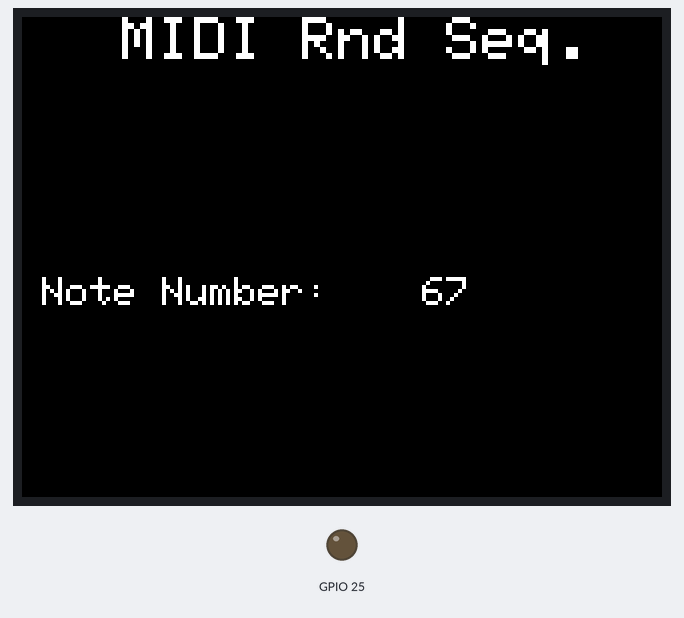
Bench run of a sketch on a simulated ESP32. On the bench: 320×240 colour display, output pins drawn as LEDs (lit = HIGH). MIDI output is not drawn; random numbers use the default seed unless the sketch sets one.

Above: at 1.69 s.
At 6.85 s:
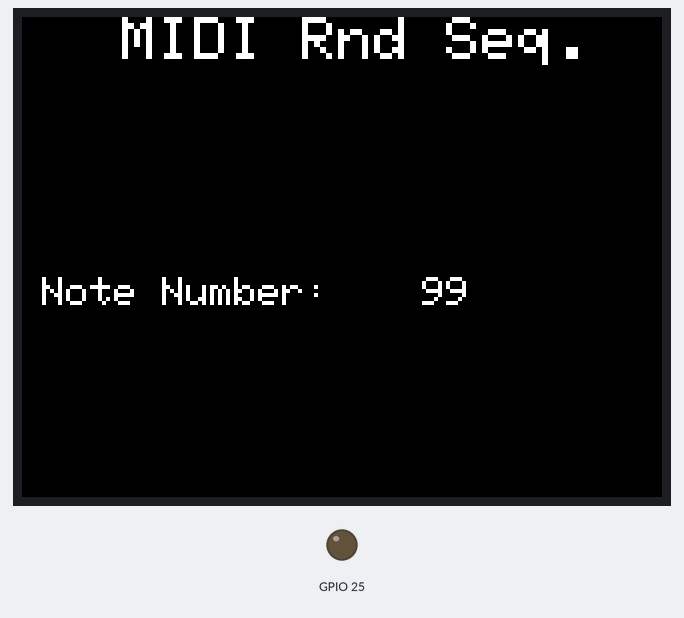
At 12.12 s:
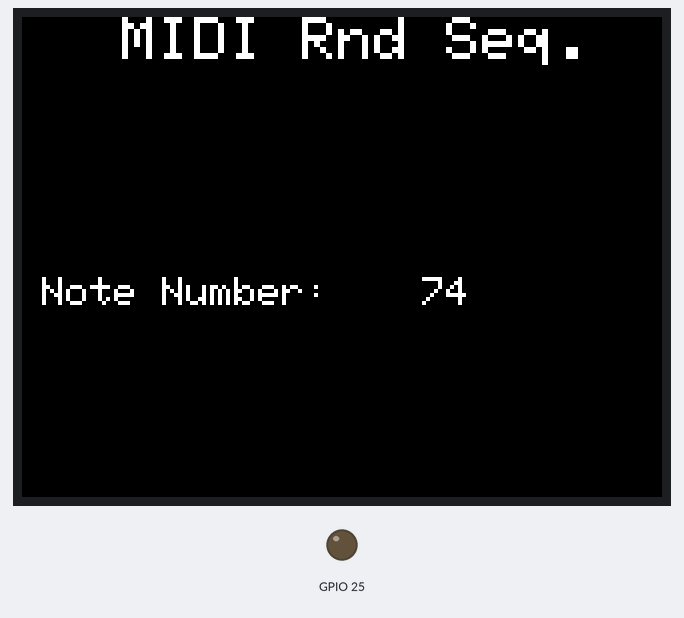
At 18.09 s:
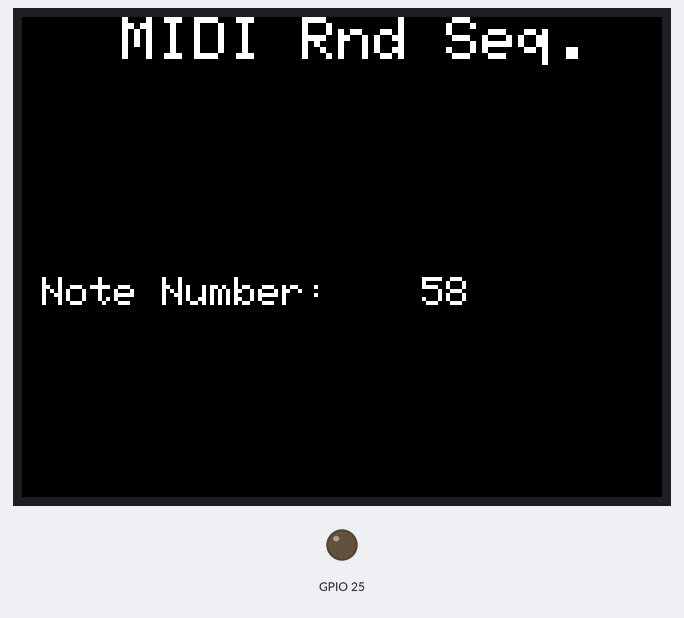
At 24.53 s:
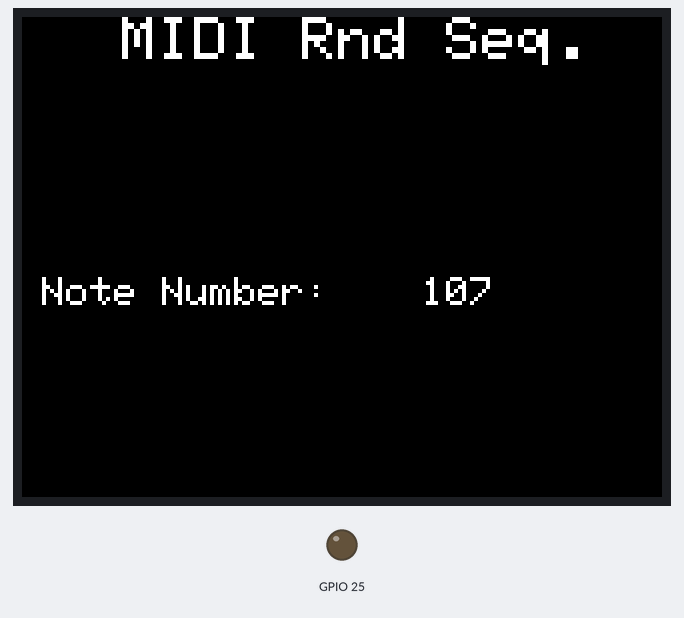
At 39.51 s:
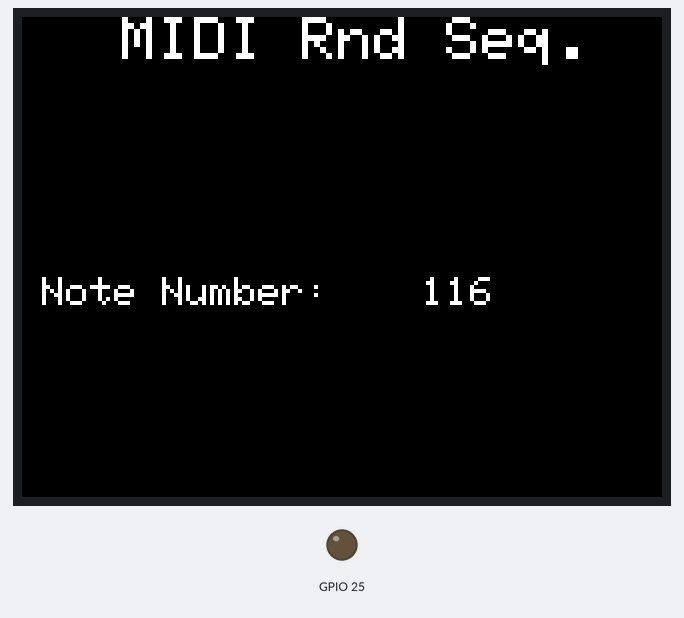

The sketch:

M5Stack_MIDI_T_RndSeq.ino
```cpp
#include <M5Stack.h>
#include <MIDI.h>
MIDI_CREATE_INSTANCE(HardwareSerial, Serial2, MIDI);

void setup() {
  M5.begin();
  dacWrite(25, 0); // Speaker OFF
  MIDI.begin();
  MIDI.turnThruOff();
  M5.Lcd.setTextSize(3);
  M5.Lcd.setCursor(50, 0);
  M5.Lcd.print("MIDI Rnd Seq.");
  M5.Lcd.setTextSize(2);
  M5.Lcd.setCursor(10, 130);
  M5.Lcd.print("Note Number:");
}

void loop() {
int RN;
RN=random(46,120);

  MIDI.sendNoteOn(RN, 127, 1);    // Send a Note (pitch 0, velo 127 on channel 1)
  M5.Lcd.setCursor(200, 130);
  M5.Lcd.print(RN);
  delay(100);                // Wait for a second
  MIDI.sendNoteOff(RN, 0, 1);
  M5.Lcd.setCursor(200, 130);
  M5.Lcd.printf("   ");

}
```
